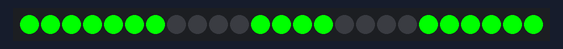
This sketch was run on a simulated Arduino Uno, built with avr-gcc and run on an emulated ATmega328P. Shown: 25 RGB LEDs in strip order, left to right.

Above: at 0.9 s.
At 2.3 s:
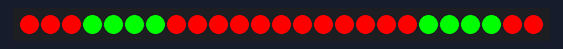
At 11.63 s:
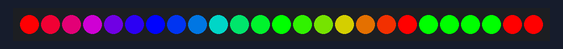
At 20.98 s:
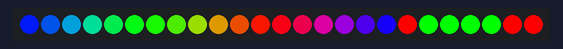
At 30.33 s:
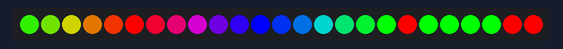
At 39.88 s:
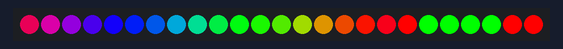

The sketch:

NeoPixelFace.ino
```cpp
#include <Adafruit_NeoPixel.h>

#define PIN 6

// Parameter 1 = number of pixels in strip
// Parameter 2 = Arduino pin number (most are valid)
// Parameter 3 = pixel type flags, add together as needed:
//   NEO_KHZ800  800 KHz bitstream (most NeoPixel products w/WS2812 LEDs)
//   NEO_KHZ400  400 KHz (classic 'v1' (not v2) FLORA pixels, WS2811 drivers)
//   NEO_GRB     Pixels are wired for GRB bitstream (most NeoPixel products)
//   NEO_RGB     Pixels are wired for RGB bitstream (v1 FLORA pixels, not v2)
Adafruit_NeoPixel strip = Adafruit_NeoPixel(25, PIN, NEO_GRB + NEO_KHZ800);

// IMPORTANT: To reduce NeoPixel burnout risk, add 1000 uF capacitor across
// pixel power leads, add 300 - 500 Ohm resistor on first pixel's data input
// and minimize distance between Arduino and first pixel.  Avoid connecting
// on a live circuit...if you must, connect GND first.

int smile[18] = {0, 1, 2, 3, 4, 5, 6, 11, 12, 13, 14, 19, 20, 21, 22, 23, 24};
int frown[18] = {0, 1, 2, 7, 8, 9, 10, 11, 12, 13, 14, 15, 16, 17, 18, 23, 24};

void setup()
{
  strip.begin();
  strip.show(); // Initialize all pixels to 'off'
}

void loop()
{
  happysmile();
  delay(500);
  sadfrown();
  delay(500);
  calibrationface();
  delay(500);

}

void happysmile() //Activate green smileyface
{
  for (uint16_t i = 0; i < 18; i++)
  {
    strip.setPixelColor(smile[i], strip.Color(0, 255, 0));
    strip.show();
    delay(50);
  }
}

void sadfrown()  //Activate red frowny face
{
  for (uint16_t i = 0; i < 18; i++)
  {
    strip.setPixelColor(frown[i], strip.Color(255, 0, 0));
    strip.show();
    delay(50);
  }
}

void calibrationface() //Cycle through rainbow face while calibrating
{
  uint16_t k, j;

  for (j = 0; j < 256 * 5; j++) { // 5 cycles of all colors on wheel
    for (k = 0; k < 18; k++)
    {
      strip.setPixelColor(k, Wheel(((k * 256 / 18) + j) & 255));
    }
    strip.show();
    delay(100);
  }
}

// Input a value 0 to 255 to get a color value.
// The colours are a transition r - g - b - back to r.
uint32_t Wheel(byte WheelPos)
{
  if (WheelPos < 85) {
    return strip.Color(WheelPos * 3, 255 - WheelPos * 3, 0);
  } else if (WheelPos < 170) {
    WheelPos -= 85;
    return strip.Color(255 - WheelPos * 3, 0, WheelPos * 3);
  } else {
    WheelPos -= 170;
    return strip.Color(0, WheelPos * 3, 255 - WheelPos * 3);
  }
}
```

Measured:
- what the display in image 1 shows lasts 0.6 s, from 2.2 s to 2.8 s
